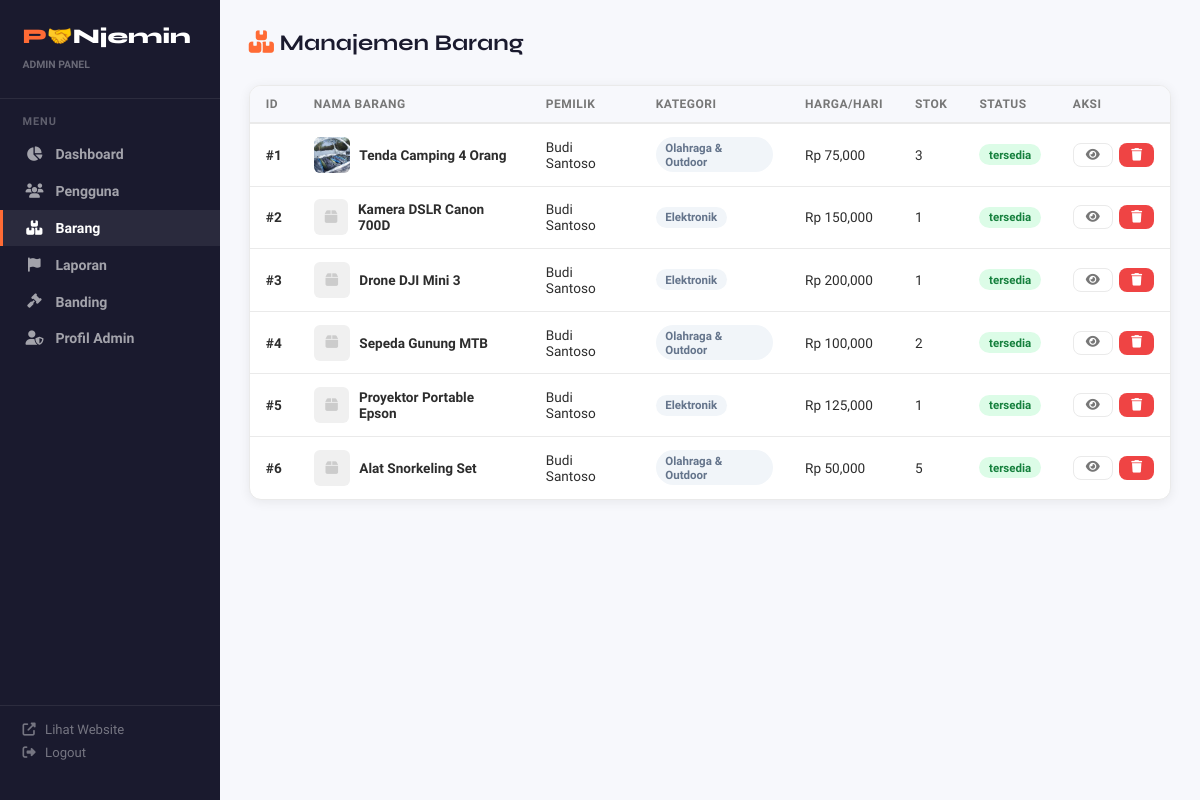
Page /admin/barang (signed in) on the committed database.
### tables this page shows
CREATE TABLE barang (
            id INTEGER PRIMARY KEY AUTOINCREMENT,
            nama_barang TEXT NOT NULL, deskripsi TEXT, harga_sewa REAL NOT NULL,
            stok INTEGER DEFAULT 1, lokasi TEXT, kategori TEXT, foto TEXT,
            id_pemilik INTEGER, rating REAL DEFAULT 0, total_disewa INTEGER DEFAULT 0,
            status TEXT DEFAULT 'tersedia', created_at TIMESTAMP DEFAULT CURRENT_TIMESTAMP,
            FOREIGN KEY (id_pemilik) REFERENCES users(id)
        );

CREATE TABLE users (
            id INTEGER PRIMARY KEY AUTOINCREMENT,
            nama TEXT NOT NULL, email TEXT UNIQUE NOT NULL, password TEXT NOT NULL,
            no_hp TEXT, alamat TEXT, role TEXT DEFAULT 'user',
            tipe_akun TEXT DEFAULT 'peminjam', rating REAL DEFAULT 0,
            total_transaksi INTEGER DEFAULT 0, status TEXT DEFAULT 'aktif',
            foto_ktp TEXT, created_at TIMESTAMP DEFAULT CURRENT_TIMESTAMP
        );

### app.py (the view)
@app.route('/admin/barang')
def admin_barang():
    if session.get('role') != 'admin': return redirect(url_for('admin_login'))
    barang = db_execute("SELECT b.*,u.nama as nama_pemilik FROM barang b JOIN users u ON b.id_pemilik=u.id ORDER BY b.created_at DESC", fetchall=True)
    return render_template('admin/barang.html', barang=barang)

### app.py (called while the page is built)
@app.template_filter('foto_src')
def filter_foto_src(value):
    if not value:
        return ''
    if value.startswith('http://') or value.startswith('https://'):
        return value
    return '/static/images/uploads/' + value

def get_db():
    if 'db' not in g:
        if USE_POSTGRES:
            g.db = psycopg2.connect(DATABASE_URL, cursor_factory=psycopg2.extras.RealDictCursor)
        else:
            import sqlite3
            g.db = sqlite3.connect('database.db', check_same_thread=False)
            g.db.row_factory = sqlite3.Row
            g.db.execute("PRAGMA journal_mode=WAL")
    return g.db

def db_execute(sql, params=(), fetchone=False, fetchall=False, commit=False):
    conn = get_db()
    if USE_POSTGRES:
        sql = sql.replace('?', '%s')
    cur = conn.cursor()
    cur.execute(sql, params)
    result = None
    if fetchone:
        result = cur.fetchone()
    elif fetchall:
        result = cur.fetchall()
    if commit:
        conn.commit()
    cur.close()
    return result

def chat_unread():
    if 'user_id' not in session: return 0
    try:
        row = db_execute("SELECT COUNT(*) AS c FROM chat WHERE id_penerima=? AND dibaca=0", (session['user_id'],), fetchone=True)
        return row['c'] if row else 0
    except: return 0

@app.context_processor
def inject_globals():
    return dict(chat_unread_count=chat_unread(), foto_url=foto_url)

### templates/admin/barang.html (shortened to what this page needs)
{% extends 'admin/base.html' %}
{% block content %}
<div class="topbar">
    <h1><i class="fas fa-boxes" style="color:var(--primary)"></i> Manajemen Barang</h1>
</div>
<div class="card">
    <table class="table">
        <thead>
            <tr><th>ID</th><th>Nama Barang</th><th>Pemilik</th><th>Kategori</th><th>Harga/Hari</th><th>Stok</th><th>Status</th><th>Aksi</th></tr>
        </thead>
        <tbody>
            {% for b in barang %}
            <tr>
                <td><strong>#{{ b.id }}</strong></td>
                <td>
                    <div style="display:flex;align-items:center;gap:0.6rem">
                        {% if b.foto %}
                        <img src="{{ b.foto | foto_src }}" style="width:36px;height:36px;border-radius:6px;object-fit:cover">
                        {% else %}
                        <div style="width:36px;height:36px;border-radius:6px;background:#f0f0f0;display:flex;align-items:center;justify-content:center;color:#ccc;font-size:0.9rem"><i class="fas fa-box"></i></div>
                        {% endif %}
                        <span style="font-weight:600">{{ b.nama_barang }}</span>
                    </div>
                </td>
                <td>{{ b.nama_pemilik }}</td>
                <td><span class="badge badge-secondary">{{ b.kategori or '—' }}</span></td>
                <td>Rp {{ "{:,.0f}".format(b.harga_sewa) }}</td>
                <td>{{ b.stok }}</td>
                <td><span class="badge {% if b.status == 'tersedia' %}badge-success{% else %}badge-danger{% endif %}">{{ b.status }}</span></td>
                <td>
                    <div style="display:flex;gap:0.4rem">
                        <a href="{{ url_for('detail_barang', id=b.id) }}" class="btn btn-outline btn-sm" target="_blank"><i class="fas fa-eye"></i></a>
                        <a href="{{ url_for('admin_hapus_barang', id=b.id) }}" class="btn btn-danger btn-sm" onclick="return confirm('Yakin hapus barang ini?')"><i class="fas fa-trash"></i></a>
                    </div>
                </td>
            </tr>
            {% endfor %}
        </tbody>
    </table>
</div>
{% endblock %}

### templates/admin/base.html (style rules this page uses)
:root { --primary: #FF6B35; --primary-dark: #e55a25; --primary-light: #fff3ee; --secondary: #1a1a2e; --accent: #FFD700; --text: #2d2d2d; --text-muted: #777; --bg: #f7f8fc; --card-bg: #fff; --border: #eaeaea; --success: #22c55e; --warning: #f59e0b; --danger: #ef4444; --info: #3b82f6; --radius: 12px; --radius-sm: 8px; --shadow: 0 2px 12px rgba(0,0,0,0.07); --sidebar-w: 220px; }
* { margin: 0; padding: 0; box-sizing: border-box; }
body { font-family: 'Plus Jakarta Sans', sans-serif; background: var(--bg); color: var(--text); display: flex; min-height: 100vh; }
.topbar { display: flex; align-items: center; justify-content: space-between; margin-bottom: 1.8rem; }
.topbar h1 { font-family: 'Syne', sans-serif; font-size: 1.4rem; color: var(--secondary); }
.btn { display: inline-flex; align-items: center; gap: 0.4rem; padding: 0.5rem 1.1rem; border-radius: var(--radius-sm); font-size: 0.85rem; font-weight: 600; cursor: pointer; border: none; text-decoration: none; transition: all 0.2s; }
.btn-danger { background: var(--danger); color: white; }
.btn-sm { padding: 0.3rem 0.75rem; font-size: 0.78rem; }
.btn-outline { background: transparent; border: 1px solid var(--border); color: var(--text-muted); }
.card { background: white; border-radius: var(--radius); border: 1px solid var(--border); box-shadow: var(--shadow); overflow: hidden; }
.table { width: 100%; border-collapse: collapse; font-size: 0.85rem; }
.table th { background: var(--bg); padding: 0.7rem 1rem; text-align: left; font-weight: 700; color: var(--text-muted); font-size: 0.75rem; text-transform: uppercase; letter-spacing: 0.5px; border-bottom: 2px solid var(--border); }
.table td { padding: 0.8rem 1rem; border-bottom: 1px solid var(--border); vertical-align: middle; }
.table tr:last-child td { border-bottom: none; }
.badge { display: inline-block; padding: 0.22rem 0.6rem; border-radius: 20px; font-size: 0.72rem; font-weight: 700; }
.badge-success { background: #dcfce7; color: #15803d; }
.badge-secondary { background: #f1f5f9; color: #64748b; }

### rows in the picture
barang: id "1", foto|foto_src (picture), nama_barang "Tenda Camping 4 Orang", nama_pemilik "Budi Santoso", kategori "Olahraga & Outdoor", harga_sewa "75,000", stok "3", status "tersedia"
barang: id "2", nama_barang "Kamera DSLR Canon 700D", nama_pemilik "Budi Santoso", kategori "Elektronik", harga_sewa "150,000", stok "1", status "tersedia"
barang: id "3", nama_barang "Drone DJI Mini 3", nama_pemilik "Budi Santoso", kategori "Elektronik", harga_sewa "200,000", stok "1", status "tersedia"
barang: id "4", nama_barang "Sepeda Gunung MTB", nama_pemilik "Budi Santoso", kategori "Olahraga & Outdoor", harga_sewa "100,000", stok "2", status "tersedia"
barang: id "5", nama_barang "Proyektor Portable Epson", nama_pemilik "Budi Santoso", kategori "Elektronik", harga_sewa "125,000", stok "1", status "tersedia"
barang: id "6", nama_barang "Alat Snorkeling Set", nama_pemilik "Budi Santoso", kategori "Olahraga & Outdoor", harga_sewa "50,000", stok "5", status "tersedia"
